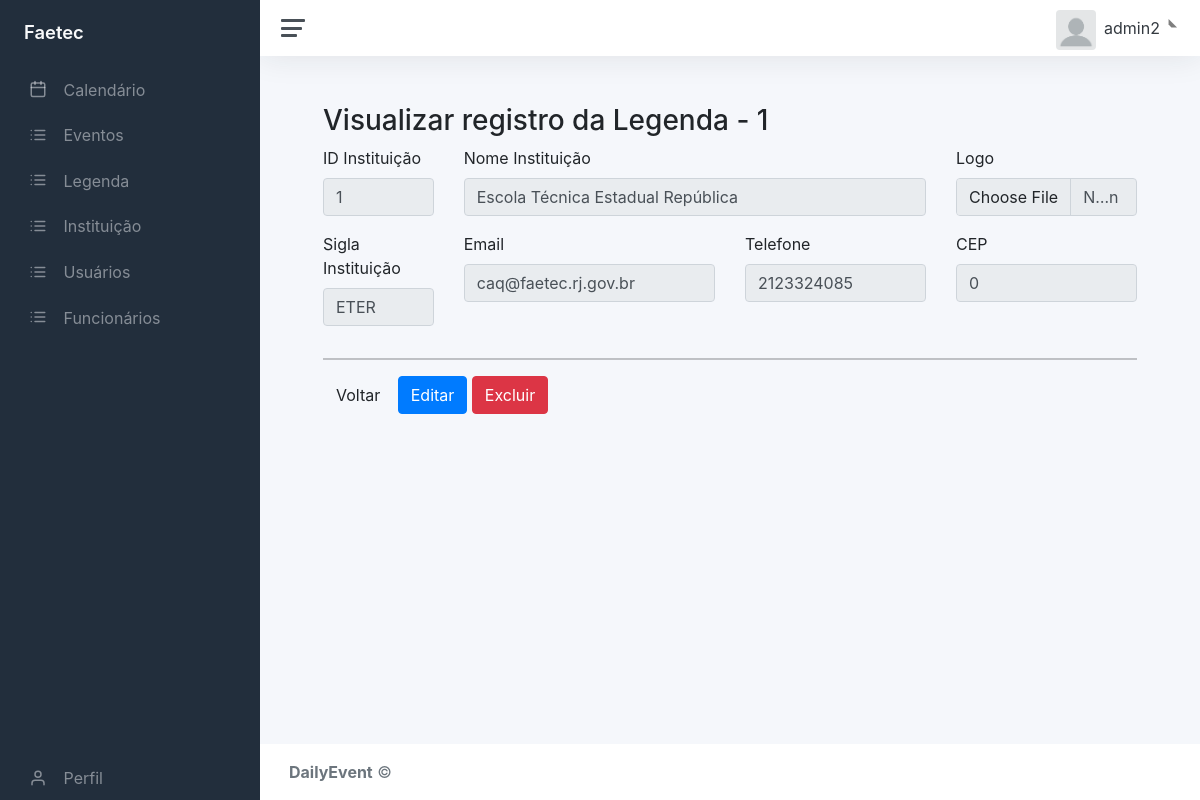
Page /static/dash.php?page=view_ue&id_ue=1 (signed in) on the earlier database version.
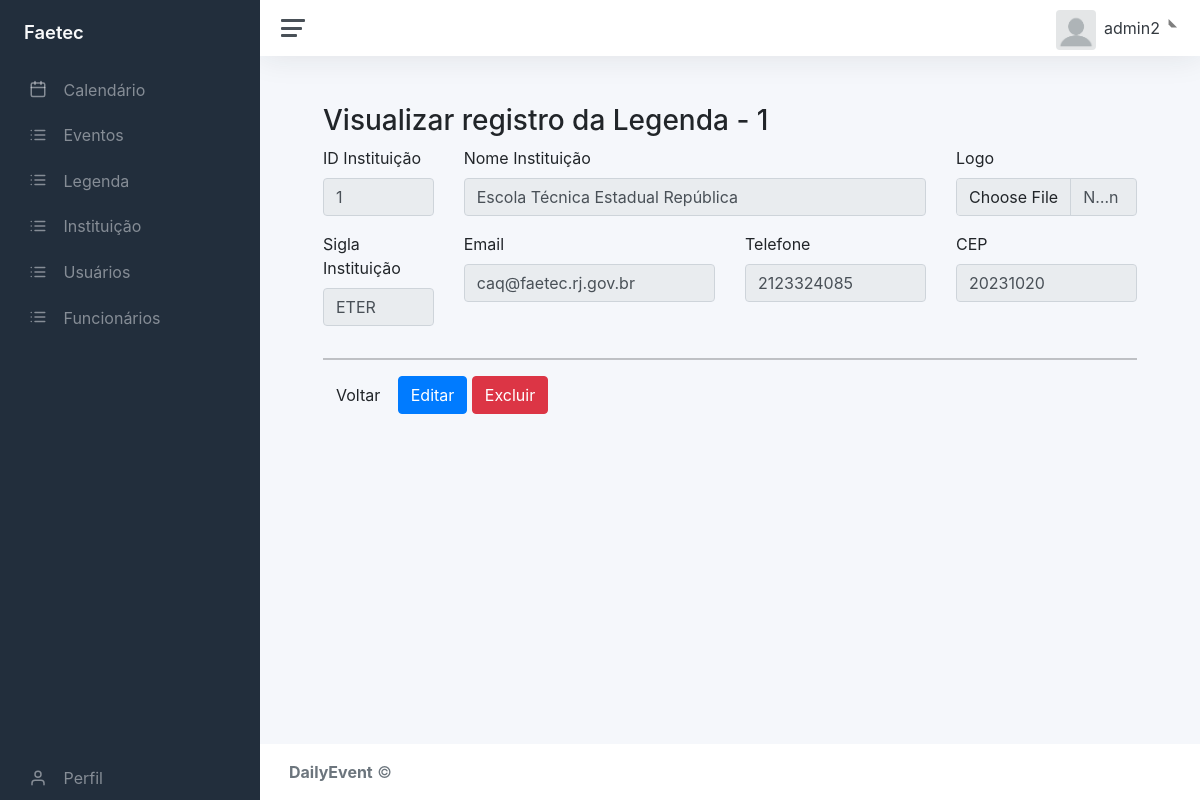
Same page on the later database version.
### tables this page shows
CREATE TABLE `ue` (
  `id_ue` int(11) NOT NULL,
  `tel_ue` char(10) DEFAULT NULL,
  `nome_ue` varchar(100) DEFAULT NULL,
  `sigla_ue` varchar(7) DEFAULT NULL,
  `email_ue` varchar(50) DEFAULT NULL,
  `logo_ue` varchar(25) DEFAULT NULL,
  `cep` int(11) DEFAULT NULL
);

### static/contents/instituição/view_ue.php (the view)
<?php
	$id_ue = (int) $_GET['id_ue'];
	$sql = mysqli_query($con, "select * from ue where id_ue = '".$id_ue."';");
	$row = mysqli_fetch_array($sql);
?>
<div id="main" class="container-fluid">
	<h3 class="page-header">Visualizar registro da Legenda - <?php echo $id_ue; ?> </h3>
	<div class="row">
		<div class="form-group col-md-2">
			<label for="id_ue">ID Instituição</label>
			<input type="text" class="form-control" name="id_ue" value="<?php echo $row["id_ue"];?>" readonly>
		</div>
		<div class="form-group col-md-7">
			<label for="nome_ue">Nome Instituição</label>
			<input type="text" name="nome_ue" class="form-control" id="nome_ue" value="<?php echo $row["nome_ue"];?>" readonly>
		</div>
		<div class="form-group col-md-3">
			<label for="logo_ue">Logo</label>
			<input type="file" class="form-control" name="logo_ue" value="<?php echo $row["logo_ue"];?>" readonly>
		</div>
	</div>
	<div class="row">
		<div class="form-group col-md-2">
			<label for="sigla_ue">Sigla Instituição</label>
			<input type="text" name="sigla_ue" class="form-control" id="sigla_ue" value="<?php echo $row["sigla_ue"];?>" readonly>
		</div>
		<div class="form-group col-md-4">
			<label for="email_ue">Email</label><br>
			<input type="text" name="email_ue" class="form-control" id="email_ue" value="<?php echo $row["email_ue"];?>" readonly>
		</div>
		<div class="form-group col-md-3 ">
			<label for="tel_ue">Telefone</label><br>
			<input type="text" name="tel_ue" id="tel_ue" class="form-control" style="width:100%" value="<?php echo $row["tel_ue"];?>" readonly>
		</div>
		<div class="form-group col-md-3 ">
			<label for="cep">CEP</label><br>
			<input type="text" name="cep" id="cep" class="form-control" style="width:100%" value="<?php echo $row["cep"];?>" readonly>
		</div>
	</div>
	<hr/>
	<div id="actions" class="row">
		<div class="col-md-12">
			<a href="?page=lista_ue" class="btn btn-default">Voltar</a>
				<?php echo "<a href=?page=edit_ue&id_ue=".$row['id_ue']." class='btn btn-primary'>Editar</a>";?>
				<?php echo "<a href=?page=excluir_ue&id_ue=".$row['id_ue']." class='btn btn-danger'>Excluir</a>";?>
		</div>
	</div>
</div>

Differences in the rows shown:
changed ue "Escola Técnica Estadual República": cep "0" → "20231020"
